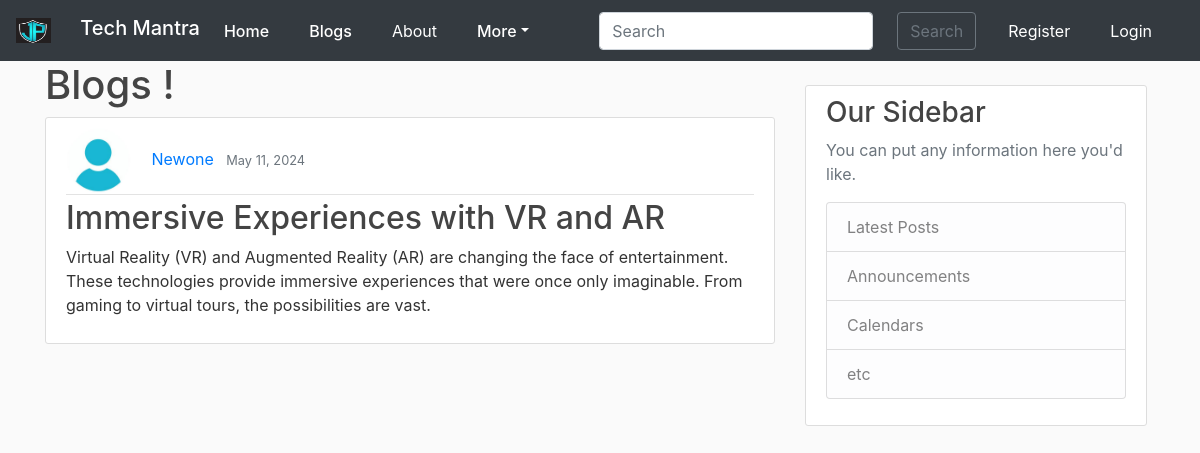
Page /post/23/ on the committed database.
### blog_app/models.py (models this page shows, shortened)
class Post(models.Model): #inheriting model form models , so each class is now going to be it's own table in database
    title= models.CharField(max_length=100) #title is aatribute of table , each attribute will be different field in database
    content = models.TextField()
    date_posted = models.DateTimeField(default=timezone.now) # or can use: auto_now_add=True, for last_update
    author = models.ForeignKey(User, on_delete=models.CASCADE) #the post models having relation to user as a one to Many

### users/models.py (models this page shows, shortened)
class Profile(models.Model):
    user = models.OneToOneField(User, on_delete=models.CASCADE) #one to one realtionship with profile user , cascade- delete user then delete profile
    image = models.ImageField(default='default.jpg',upload_to='profile_pics') #profile_pics the directory

### blog_app/views.py (the view)
# urls.py: path('post/<int:pk>/', PostDetailView.as_view(), name='post-detail'), #particular route for post
class PostDetailView(DetailView): #here django will be looking for the Detail.html, without specifying template name
    model = Post

### blog_app/templates/blog_app/post_detail.html (shortened to what this page needs)
{% extends "blog_app/base.html" %}
{% block content %}
<h1> Blogs !</h1>
    <article class="media content-section">
        <div class="media-body">
            <div class="article-metadata">
                <img class="rounded-circle article-img" src="{{ object.author.profile.image.url }}">
                <a class="mr-2" href="{% url 'user-posts' object.author.username %}">{{ object.author }}</a>
                <small class="text-muted">
                {{ object.date_posted|date:"F d, Y" }}
                </small>
            </div>
            <h2 class="article-title">{{ object.title }}</h2>
            <p class="article-content">{{ object.content }}</p>
        </div>
    </article>
{% endblock content  %}

### blog_app/static/blog_app/main.css (style rules this page uses)
body { background: #fafafa; color: #333333; }
h1, h2, h3, h4, h5, h6 { color: #444444; }
.content-section { background: #ffffff; padding: 10px 20px; border: 1px solid #dddddd; border-radius: 3px; margin-bottom: 20px; }
.article-title { color: #444444; }
.article-content { white-space: pre-line; }
.article-img { height: 65px; width: 65px; margin-right: 16px; }
.article-metadata { padding-bottom: 1px; margin-bottom: 4px; border-bottom: 1px solid #e3e3e3 }

### rows in the picture
Post: author.profile.image (placeholder picture), author "Newone", date_posted "May 11, 2024", title "Immersive Experiences with VR and AR", content "Virtual Reality (VR) and Augmented Reality (AR) are changing the face of entertainment. These technologies provide immersive experiences that were once only imaginable. From gaming to virtual tours, the possibilities are vast."
